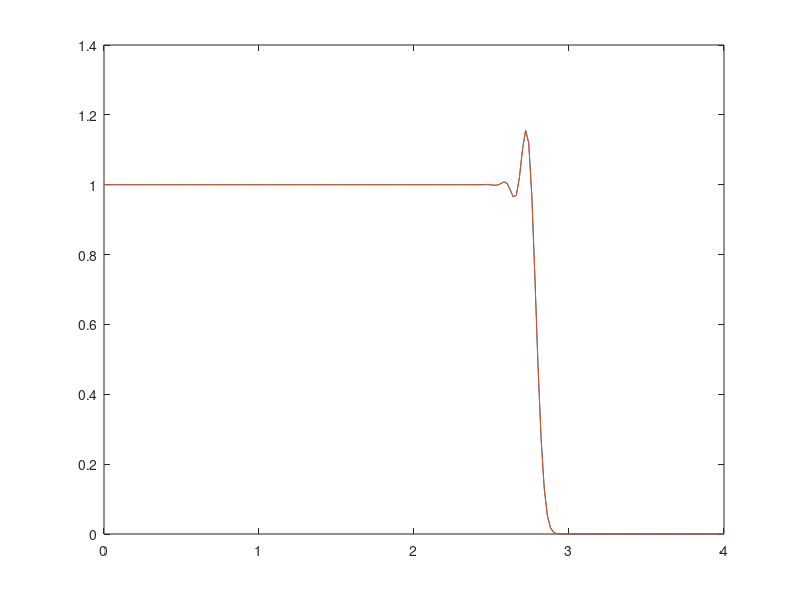

MATLAB code for this plot:
%clear all
%close all
nx = 201;
nt = 50;
l = 4.0;
dx = l/(nx - 1);
x = 0:dx:l;
c = 1.0;

sigma = 0.8;
dt = sigma*(dx/c);
u_init = zeros(1,nx);
u = zeros(1,nx);
u_new = zeros(1,nx);
for i = 1:nx
	if (x(i) >= 0) && (x(i) <= 1.0)
        u_init(i) = sin(16.0*pi*x(i));
    else
        u_init(i) = 0.0;
    end
end
for i = 1:nx
    if (x(i) >= 0) && (x(i) <= 2)
        u_init(i) = 1.0;
    else
        u_init(i) = 0;
    end
end

u = u_init;
for t = 1:nt
    for i = 2:nx-1
        % --- Step One --- %
        u1(i) = 0.5*(u(i) + u(i+1)) - 0.5*c*(dt/dx)*(u(i+1) - u(i));
        u2(i) = 0.5*(u(i-1) + u(i)) - 0.5*c*(dt/dx)*(u(i) - u(i-1));
        u_new(i) = u(i) - 0.5*c*(dt/dx)*(u(i+1) - u(i-1)) + 0.5*c*c*(dt^2/dx^2)*(u(i+1) - 2*u(i) + u(i-1)); % Lax-Wendroff
        %u_new(i) =0.5*(u(i+1) + u(i-1))  - c*dt*(u(i+1) - u(i-1))/(2*dx);
        % --- second step --- %
        u_new(i) = u(i) - c*(dt/dx)*(u1(i) - u2(i));
    end
	u_new(1) = 1.0;
    u_new(nx) = 0.0;

    u = u_new;
	plot(x, u);
	drawnow;
    
end
hold on
for i = 1:nx
    if (x(i) >= 0) && (x(i) <= 2+nt*dt)
        u_final(i) = 1.0;
    else
        u_final(i) = 0;
    end
end

plot(x, u)